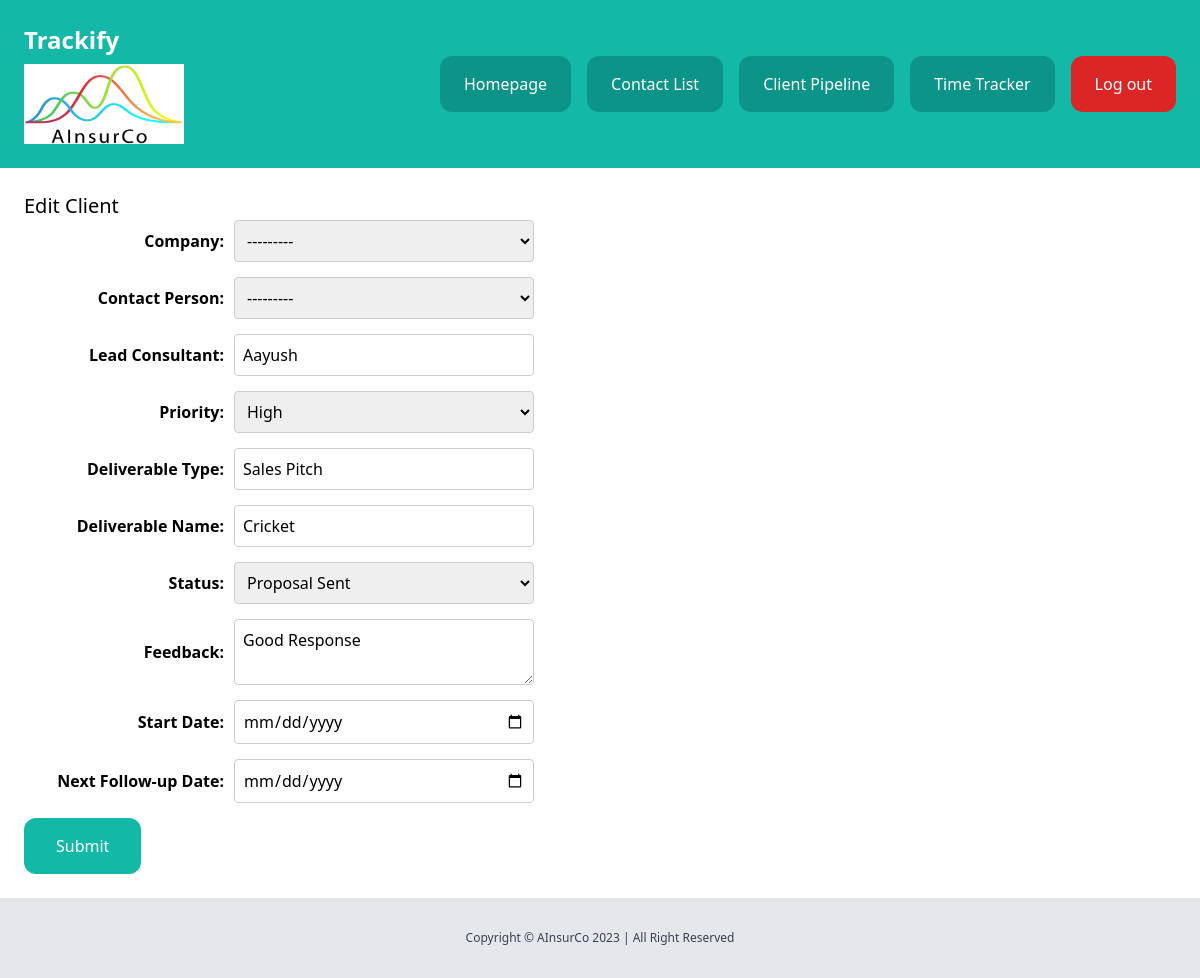
Before: /dashboard/clients/8/edit/ (signed in) with the older database file.
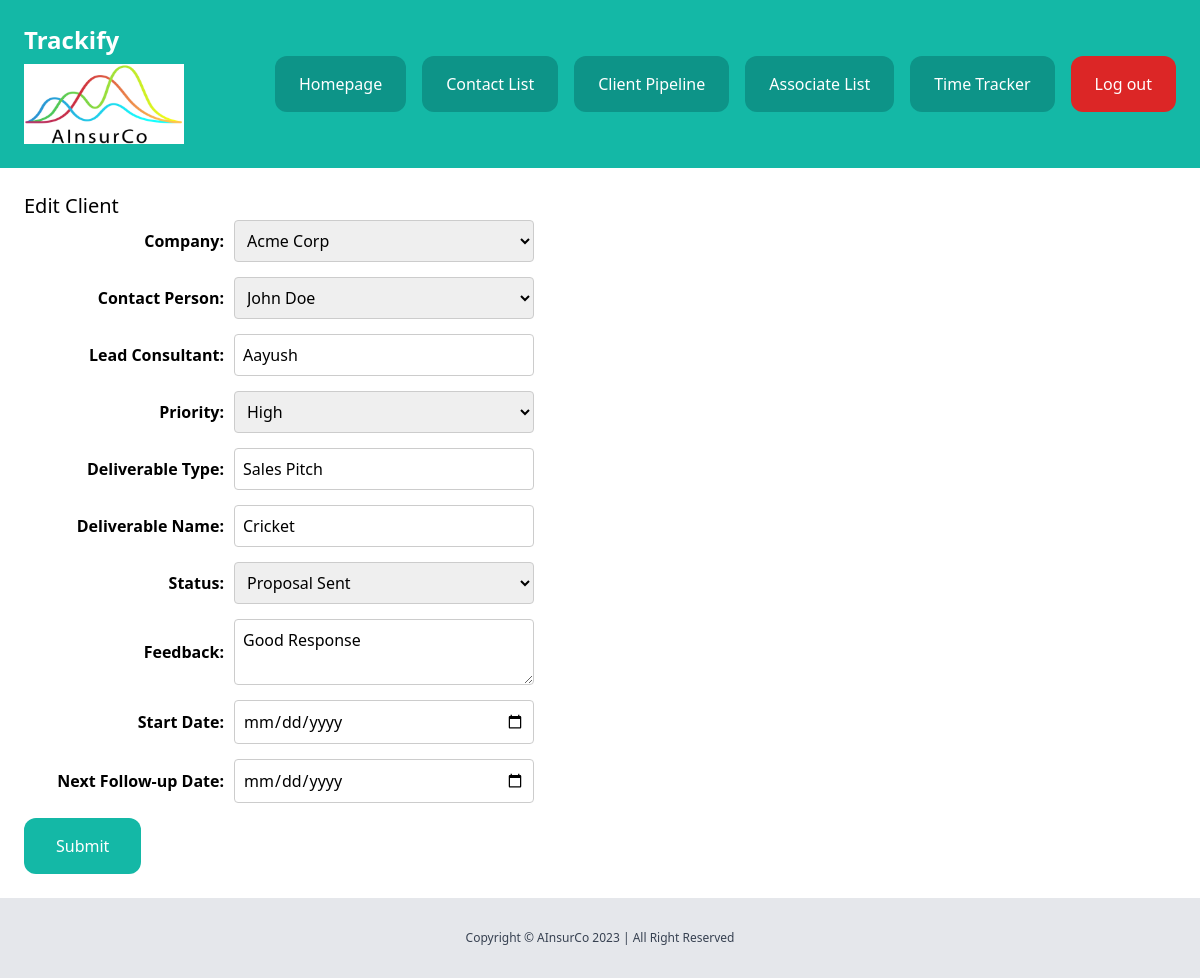
After: the same page with the newer database file.
### client/models.py (models this page shows, shortened)
class CLient(models.Model):
    LOW = 'low'
    MEDIUM = 'medium'
    HIGH = 'high'
    CHOICES_PRIORITY = (
        (LOW, 'Low'),
        (MEDIUM, 'Medium'),
        (HIGH, 'High'),
    )
    INACTIVE = 'inactive'
    PROSPECTING = 'prospecting'
    CONTACTED = 'contacted'
    PROPOSAL_SENT = 'proposal_sent'
    ACTIVE = 'active'
    ON_HOLD = 'on_hold'
    DELIVERED = 'delivered'
    POST_DEL = 'post_delivery_follow_up'
    CLOSED_SUCCESSFUL = 'closed_successful'
    CLOSED_UNSUCCESSFUL = 'closed_unsuccessful'
    CHOICES_STATUS = (
        (INACTIVE, 'Inactive'),
        (PROSPECTING, 'Prospecting'),
        (CONTACTED, 'Contacted'),
        (PROPOSAL_SENT, 'Proposal Sent'),
        (ACTIVE, 'Active'),
        (ON_HOLD, 'On Hold'),
        (DELIVERED, 'Delivered'),
        (POST_DEL, 'Post Delivery Follow Up'),
        (CLOSED_SUCCESSFUL, 'Closed Successful'),
        (CLOSED_UNSUCCESSFUL, 'Closed Unsuccessful'),
    )
    company = models.CharField(max_length=255)
    contact_person = models.CharField(max_length=255)
    lead_consultant = models.CharField(max_length=255)
    priority = models.CharField(max_length=20, choices=CHOICES_PRIORITY, default=MEDIUM)
    deliverable_type = models.CharField(max_length=255)
    deliverable_name = models.CharField(max_length=255)
    status = models.CharField(max_length=30, choices=CHOICES_STATUS, default=INACTIVE)
    feedback = models.TextField(blank=True, null=True)
    start_date = models.DateField()
    next_followup = models.DateField()
    created_by = models.ForeignKey(User, related_name='clients', on_delete=models.CASCADE)

### client/views.py (the view)
# urls.py: path('<int:pk>/edit/', views.clients_edit, name='clients_edit'),
@login_required
def clients_edit(request, pk):
    client = get_object_or_404(CLient, pk=pk)
    selected_company = request.GET.get('company', client.company)
    if request.method == 'POST':
        form = AddClientForm(request.POST, instance=client, selected_company=request.POST.get('company'))
        if form.is_valid():
            form.save()
            messages.success(request, 'The client was updated.')
            return redirect('clients_list')
        else:
            print(form.errors)
    else:
        form = AddClientForm(instance=client, selected_company=selected_company)
    return render(request, 'client/clients_edit.html', {'form': form, 'client': client})

### core/context_processors.py (called while the page is built)
def is_cofounder(request):
    if request.user.is_authenticated:
        return {'is_cofounder': request.user.groups.filter(name="Co-Founders").exists()}
    return {'is_cofounder': False}

### client/templates/client/clients_edit.html (shortened to what this page needs)
{% extends 'core/base.html' %}
{% block content %}
    <div class="py-6 px-6">
        <h1 class="text-xl">Edit Client</h1>
        <form method="get" action="" class="form-group">
            <label for="id_company">Company:</label>
            <select name="company" id="id_company" class="bordered-field short-field" onchange="this.form.submit()">
                <option value="">---------</option>
                {% for value, label in form.company.field.choices %}
                    <option value="{{ value }}" {% if value == form.company.value %}selected{% endif %}>{{ label }}</option>
                {% endfor %}
            </select>
        </form>
        <form method="post" action=".">
            <div class="form-group">
                <label for="id_contact_person">Contact Person:</label>
                <select name="contact_person" id="id_contact_person" class="bordered-field short-field">
                    <option value="">---------</option>
                    {% for value, label in form.contact_person.field.choices %}
                        <option value="{{ value }}" {% if value == form.contact_person.value %}selected{% endif %}>{{ label }}</option>
                    {% endfor %}
                </select>
            </div>
            <div class="form-group">
                <label for="id_lead_consultant">Lead Consultant:</label>
                <input type="text" name="lead_consultant" id="id_lead_consultant" class="bordered-field short-field" value="{{ form.lead_consultant.value }}">
            </div>
            <div class="form-group">
                <label for="id_priority">Priority:</label>
                <select name="priority" id="id_priority" class="bordered-field short-field">
                    {% for value, label in form.priority.field.choices %}
                        <option value="{{ value }}" {% if value == form.priority.value %}selected{% endif %}>{{ label }}</option>
                    {% endfor %}
                </select>
            </div>
            <div class="form-group">
                <label for="id_deliverable_type">Deliverable Type:</label>
                <input type="text" name="deliverable_type" id="id_deliverable_type" class="bordered-field short-field" value="{{ form.deliverable_type.value }}">
            </div>
            <div class="form-group">
                <label for="id_deliverable_name">Deliverable Name:</label>
                <input type="text" name="deliverable_name" id="id_deliverable_name" class="bordered-field short-field" value="{{ form.deliverable_name.value }}">
            </div>
            <div class="form-group">
                <label for="id_status">Status:</label>
                <select name="status" id="id_status" class="bordered-field short-field">
                    {% for value, label in form.status.field.choices %}
                        <option value="{{ value }}" {% if value == form.status.value %}selected{% endif %}>{{ label }}</option>
                    {% endfor %}
                </select>
            </div>
            <div class="form-group">
                <label for="id_feedback">Feedback:</label>
                <textarea name="feedback" id="id_feedback" class="bordered-field short-field">{{ form.feedback.value }}</textarea>
            </div>
            <div class="form-group">
                <label for="id_start_date">Start Date:</label>
                <input type="date" name="start_date" id="id_start_date" class="bordered-field short-field" value="{{ form.start_date.value }}">
            </div>
            <div class="form-group">
                <label for="id_next_followup">Next Follow-up Date:</label>
                <input type="date" name="next_followup" id="id_next_followup" class="bordered-field short-field" value="{{ form.next_followup.value }}">
            </div>
            <button class="py-4 px-8 bg-teal-500 text-white rounded-xl">Submit</button>
        </form>
    </div>
{% endblock %}

Changed rows visible on the page:
changed CLient "Aayush": company (not shown) → "Acme Corp"; contact_person (not shown) → "John Doe"
Other visible differences:
form field company: "---------" → (not shown)
form field contact_person: "---------" → (not shown)
text now shown: "Associate List"
